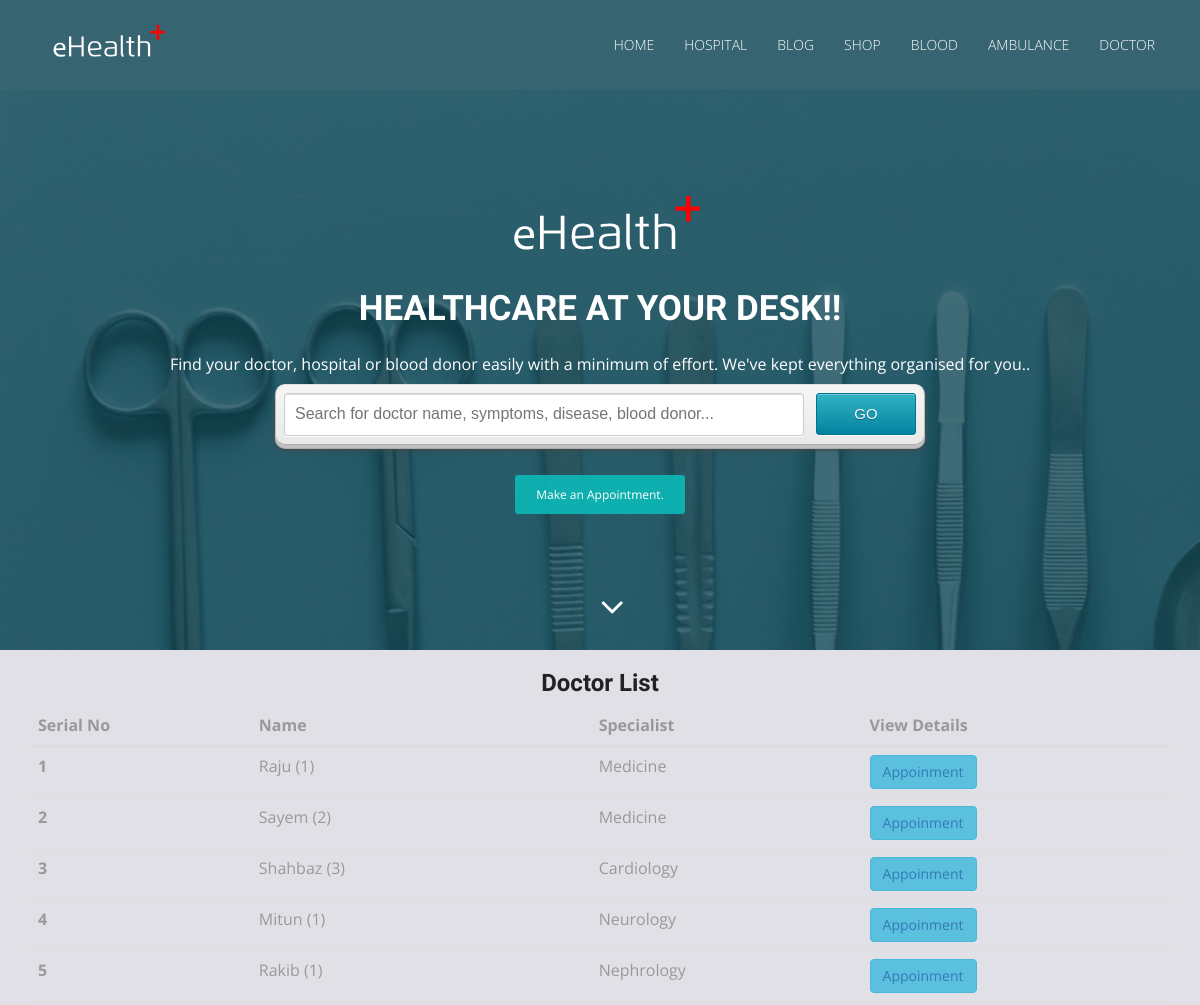
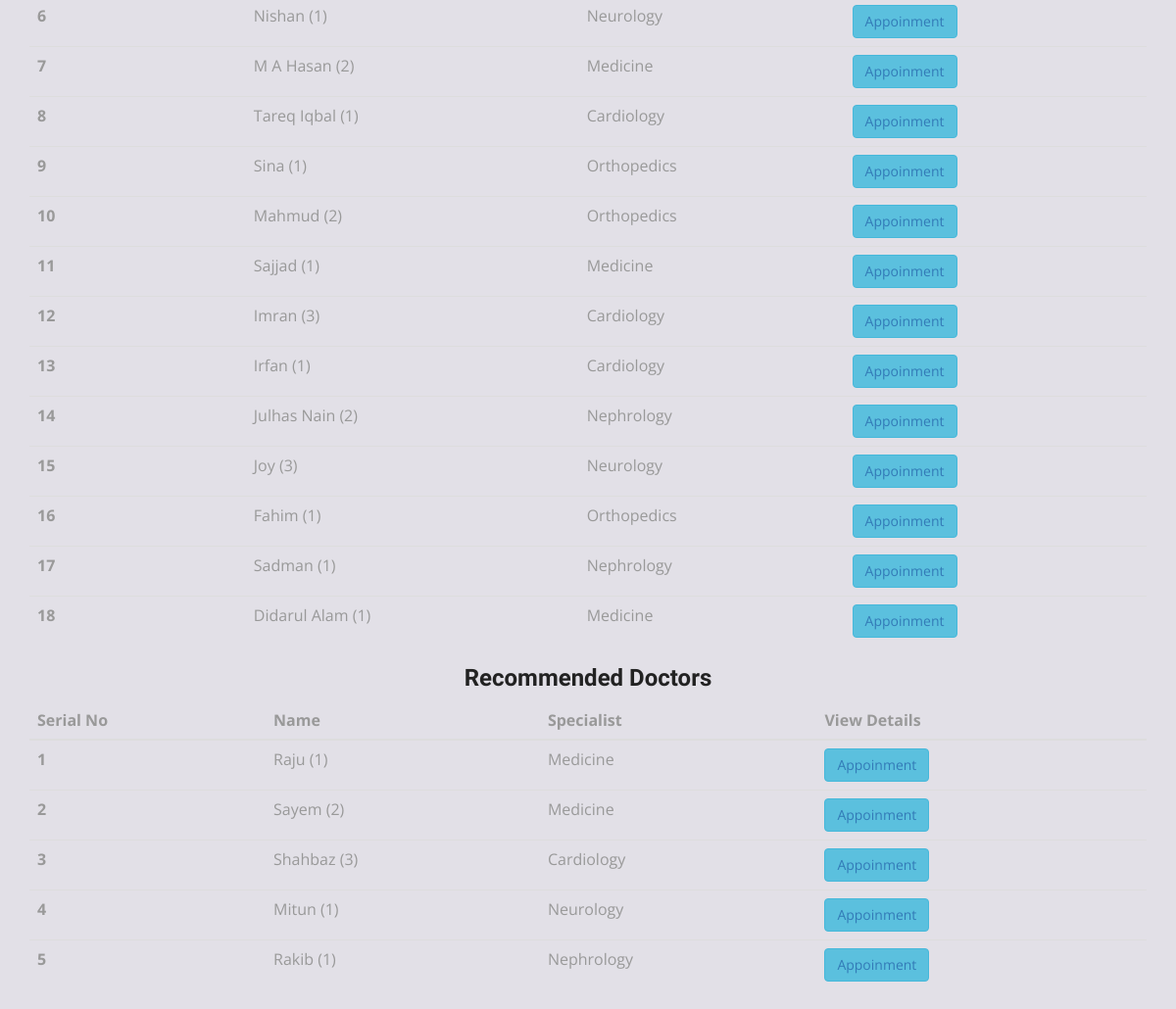
The page /index.php/welcome/omnisearch on the database its author committed (2 pictures, top to bottom).
### tables this page shows
CREATE TABLE `tbl_doctor` (
  `doc_id` int(11) NOT NULL,
  `hospital_id` int(11) NOT NULL,
  `doc_name` varchar(255) NOT NULL,
  `doc_image` text NOT NULL,
  `doc_email` varchar(255) NOT NULL,
  `doc_password` varchar(255) NOT NULL,
  `doc_mobile_no` varchar(16) NOT NULL,
  `doc_qualification` varchar(255) NOT NULL,
  `doc_designation` varchar(255) NOT NULL,
  `doc_bmdc` int(20) NOT NULL,
  `doc_category` varchar(255) NOT NULL,
  `symptoms` varchar(255) NOT NULL,
  `disease` varchar(255) NOT NULL,
  `doc_birth_date` date NOT NULL,
  `doc_join_date` date NOT NULL,
  `doc_chamber` varchar(255) NOT NULL,
  `doc_fee` int(100) NOT NULL,
  `doc_status` tinyint(3) NOT NULL
);

CREATE TABLE `tbl_dept` (
  `dept_id` int(11) NOT NULL,
  `dept_name` varchar(255) NOT NULL,
  `dept_desc` text NOT NULL,
  `dept_status` tinyint(3) NOT NULL
);

### application/controllers/Welcome.php (called while the page is built, shortened)
<?php
class Welcome extends CI_Controller
{
    public function __construct()
    {
        $this->load->model('welcome_model');
    }
    public function omnisearch()
    {
        $data = array();
        $data['query_string'] = $this->input->get('q', true);
        $query_string = strtolower($data['query_string']);
        if ($query_string == 'a+' || $query_string == 'a-' || $query_string == 'b+' || $query_string == 'b-'
            || $query_string == 'o+' || $query_string == 'o-' || $query_string == 'ab+' || $query_string == 'ab-'
        ) {
            $data['category'] = 1;
            $data['result_title'] = "Blood Donor Results for " . strtoupper($query_string);
            $data['results'] = $this->blood_donor->get_donors_by_blood_group($query_string);
        } else {
            $data['category'] = 2;
            $data['result_title'] = "Doctor List";
            $data['results'] = $this->doctor_model->get_doctors_for_query($query_string);
            $data['recommended_doctors'] = $this->doctor_model->get_recommended_doctors();
        }
        $this->load->view('pages/search_results_list', $data);
    }
}

### index.php (called while the page is built, shortened)
<?php
require_once BASEPATH.'core/CodeIgniter.php';

### application/models/Doctor_model.php (called while the page is built, shortened)
<?php
class Doctor_model extends CI_Model
{
    public function get_doctors_for_query($query)
    {
        $result = $this->db->query("SELECT
    IFNULL(AVG(tbl_rating.value),
    0) AS rating,
    COUNT(tbl_rating.rating_id) AS rating_count,
    tbl_doctor.*
FROM
    tbl_doctor
LEFT JOIN tbl_rating ON tbl_rating.doc_id = tbl_doctor.doc_id
WHERE tbl_doctor.doc_name LIKE '%$query%' OR tbl_doctor.symptoms LIKE '%$query%' OR tbl_doctor.disease LIKE '%$query%'
GROUP BY
    tbl_doctor.doc_id
ORDER BY
    rating
DESC")
            ->result();
        return $result;
    }
    public function get_recommended_doctors()
    {
        $result = $this->db->query('SELECT
    IFNULL(AVG(tbl_rating.value),
    0) AS rating,
    COUNT(tbl_rating.rating_id) AS rating_count,
    tbl_doctor.*
FROM
    tbl_doctor
LEFT JOIN tbl_rating ON tbl_rating.doc_id = tbl_doctor.doc_id
GROUP BY
    tbl_doctor.doc_id
ORDER BY
    rating
DESC
LIMIT 5')
            ->result();
        return $result;
    }
    public function get_dept_record($dept_id)
    {
        return $this->db->where('dept_id', $dept_id)->get('tbl_dept')->row();
    }
}

### application/views/pages/search_results_list.php (the view, shortened to what this page needs)
<!DOCTYPE html>
<html lang="en">
<head>
    <link rel="stylesheet" type="text/css" href="<?php echo base_url() ?>asset/css/font-awesome.min.css">
    <link rel="stylesheet" type="text/css" href="<?php echo base_url() ?>asset/css/bootstrap.min.css">
    <link rel="stylesheet" type="text/css" href="<?php echo base_url() ?>asset/css/style.css">
    <link href="<?php echo base_url() ?>asset/css/star-rating-svg.css" rel="stylesheet">
</head>
<body id="myPage" data-spy="scroll" data-target=".navbar" data-offset="60">
<section id="banner" class="banner">
    <div class="bg-color">
        <nav class="navbar navbar-default navbar-fixed-top">
            <div class="container">
                <div class="col-md-12">
                    <div class="navbar-header">
                        <a class="navbar-brand" href="<?php echo base_url() ?>"><img
                                    src="<?php echo base_url() ?>asset/img/logo.png" class="img-responsive"
                                    style="width: 140px; margin-top: -16px;"></a>
                    </div>
                    <div class="collapse navbar-collapse navbar-right" id="myNavbar">
                        <ul class="nav navbar-nav">
                            <li class=""><a href="<?php echo base_url() ?>">Home</a></li>
                            <li class=""><a href="<?php echo base_url('welcome/hospital_master') ?>">Hospital</a></li>
                            <li class=""><a href="#blog">Blog</a></li>
                            <li class=""><a href="#shop">Shop</a></li>
                            <li class=""><a href="<?php echo base_url('welcome/add_donor_master') ?>">Blood</a></li>
                            <li class=""><a href="<?php echo base_url('welcome/add_ambulance_master') ?>">Ambulance</a>
                            </li>
                            <li class=""><a href="<?php echo base_url('welcome/add_doctor_master') ?>">Doctor</a></li>
                        </ul>
                    </div>
                </div>
            </div>
        </nav>
        <div class="container">
            <div class="row">
                <div class="banner-info">
                    <div class="banner-logo text-center">
                        <img src="<?php echo base_url() ?>asset/img/logo.png" class="img-responsive">
                    </div>
                    <div class="banner-text text-center">
                        <h1 class="white">Healthcare at your desk!!</h1>
                        <p>Find your doctor, hospital or blood donor easily with a minimum of effort. We've kept
                            everything organised for you..</p>
                        <form class="form-wrapper" action="<?php echo base_url('welcome/omnisearch') ?>" method="GET">
                            <input name="q" value="<?php echo $query_string ?>" type="text" id="search"
                                   placeholder="Search for doctor name, symptoms, disease, blood donor..." required>
                            <input type="submit" value="go" id="submit">
                        </form>
                        <a href="<?php echo base_url('welcome/add_doctor_master') ?>" class="btn btn-appoint">Make an
                            Appointment.</a>
                    </div>
                    <div class="overlay-detail text-center">
                        <a href="#cta-3"><i class="fa fa-angle-down"></i></a>
                    </div>
                </div>
            </div>
        </div>
    </div>
</section>
<section id="cta-3">
    <div class="container">
        <h3 class="text-center"><?php echo $result_title ?></h3>
        <?php
        if ($category == 1) {
            ?>
            <table class="table table-dark">
                <thead>
                <tr>
                    <th scope="col">Serial No</th>
                    <th scope="col">Name</th>
                    <th scope="col">Mobile No</th>
                    <th scope="col">Address</th>
                </tr>
                </thead>
                <tbody>
                <?php
                $i = 1;
                foreach ($results as $result) {
                    ?>
                    <tr>
                        <th scope="row"><?php echo $i++ ?></th>
                        <td>
                            <?php echo $result->donor_name; ?>
                        </td>
                        <td>
                            <?php echo $result->donor_mobile_no; ?>
                        </td>
                        <td>
                            <?php echo $result->donor_address; ?>
                        </td>
                    </tr>
                <?php } ?>
                </tbody>
            </table>
        <?php } else { ?>
            <?php if (empty($results)) { ?>
                <p>No Result Found! :(</p>
            <?php } else { ?>
                <table class="table table-dark">
                    <thead>
                    <tr>
                        <th scope="col">Serial No</th>
                        <th scope="col">Name</th>
                        <th scope="col">Specialist</th>
                        <th scope="col">View Details</th>
                    </tr>
                    </thead>
                    <tbody>
                    <?php
                    $i = 1;
                    foreach ($results as $result) {
                        $dept = $this->doctor_model->get_dept_record($result->doc_category);
                        ?>
                        <a href="<?php echo base_url("welcome/add_doc_profile/$result->doc_id") ?>">
                            <tr>
                                <th scope="row"><?php echo $i++ ?></th>
                                <td>
                                    <?php echo $result->doc_name; ?>
                                    (<?php echo $result->rating_count ?>)
                                </td>
                                <td> <?php echo $dept->dept_name; ?></td>
                                <td>
                                    <button type="button" class="btn btn-info"><a
                                                href="<?php echo base_url("welcome/add_doc_profile/$result->doc_id") ?>"
                                                target="_blank">
                                            Appoinment</a></button>
                                </td>
                            </tr>
                        </a>
                    <?php }
                    ?>
                    </tbody>
                </table>
                <h3 class="text-center">Recommended Doctors</h3>
                <table class="table table-dark">
                    <thead>
                    <tr>
                        <th scope="col">Serial No</th>
                        <th scope="col">Name</th>
                        <th scope="col">Specialist</th>
                        <th scope="col">View Details</th>
                    </tr>
                    </thead>
                    <tbody>
                    <?php
                    $i = 1;
                    foreach ($recommended_doctors as $recommended_doctor) {
                        $dept = $this->doctor_model->get_dept_record($recommended_doctor->doc_category);
                        ?>
                        <a href="<?php echo base_url("welcome/add_doc_profile/$recommended_doctor->doc_id") ?>">
                            <tr>
                                <th scope="row"><?php echo $i++ ?></th>
                                <td>
                                    <?php echo $recommended_doctor->doc_name; ?>
                                    (<?php echo $recommended_doctor->rating_count ?>)
                                </td>
                                <td>
                                    <?php echo $dept->dept_name ?>
                                </td>
                                <td>
                                    <button type="button" class="btn btn-info"><a
                                                href="<?php echo base_url("welcome/add_doc_profile/$recommended_doctor->doc_id") ?>"
                                                target="_blank">
                                            Appoinment</a></button>
                                </td>
                            </tr>
                        </a>
                    <?php } ?>
                    </tbody>
                </table>
            <?php } ?>
        <?php } ?>
    </div>
</section>
</body>
</html>

### asset/css/style.css (style rules this page uses)
body { font-family: 'Open Sans', sans-serif; line-height: 20px; color: #999999; font-size: 300; font-size: 16px; }
ol, ul { list-style: none; }
table { border-collapse: collapse; border-spacing: 0; }
h1, h2, h3, h4, h5, h6 { font-family: 'Raleway', sans-serif; font-weight: 600; color: #222222; }
a, a:hover, a:focus, a:active { outline: none; }
.navbar { margin-bottom: 0px; border: 0px; }
.navbar { border-radius: 0px; }
.navbar-default { background-color: #366470; padding: 20px 0; transition: all 0.3s; }
.navbar-default { background-color: #366470; border: 0px; }
.navbar-brand { font-family: 'Chewy', cursive; font-size: 32px; }
.navbar-brand img { padding-top: 2px; width: 120px !important; }
.navbar-default .navbar-brand, .navbar-default .navbar-brand:hover, .navbar-default .navbar-brand:focus { color: cyan; }
.white, .white:hover, .white:focus { color: #fff; width: 100% !important; }
.navbar-default .navbar-nav > li > a { color: #fff ; text-transform: uppercase; font-size: 14px; font-weight: 300; }
#banner { background: url('../img/bg-banner.jpg') no-repeat fixed; background-size: cover; min-height: 650px; position: relative; }
.bg-color { background-color: RGBA(13, 70, 83, 0.78); min-height: 650px; }
.banner-info { padding-top: 190px; }
.banner-logo img { display: inline-block; }
.banner-text { color: #fff; }
.banner-text h1 { font-family: 'Candal', sans-serif; font-size: 35px; text-transform: uppercase; padding-bottom:15px; }
.btn-appoint, .btn-appoint:hover, .btn-appoint:focus { margin-top: 30px; padding: 10px 20px; font-size: 12px; background-color: rgba(12, 184, 182, 0.91); border-radius: 3px; color: #fff; }
.overlay-detail a i { text-align: center; position: absolute; bottom: 25px; font-size: 38px; color: #fff; margin: 0 auto; }
td { border: 0px solid #ededed; border-top: 1px solid rgba(216, 216, 216, 0.5); padding: 6px 10px 6px 0; }
#cta-3 { background-color: #E2E0E7; }
.white { color: #fff; }
.form-wrapper { margin-top: 25px; margin-bottom: 10px; }
.form-wrapper { background-color: #f6f6f6; background-image: -webkit-gradient(linear, left top, left bottom, from(#f6f6f6), to(#eae8e8)); background-image: -webkit-linear-gradient(top, #f6f6f6, #eae8e8); background-image: -moz-linear-gradient(top, #f6f6f6, #eae8e8); background-image: -ms-linear-gradient(top, #f6f6f6, #eae8e8); background-image: -o-linear-gradient(top, #f6f6f6, #eae8e8); background-image: linear-gradient(top, #f6f6f6, #eae8e8); border-color: #dedede #bababa #aaa #bababa; border-style: solid; border-width: 1px; -webkit-border-radius: 10px; -moz-border-radius: 10px; border-radius: 10px; -webkit-box-shadow: 0 3px 3px rgba(255,255,255,.1), 0 3px 0 #bbb, 0 4px 0 #aaa, 0 5px 5px #444; -moz-box-shadow: 0 3px 3px rgba(255,255,255,.1), 0 3px 0 #bbb, 0 4px 0 #aaa, 0 5px 5px #444; box-shadow: 0 3px 3px rgba(255,255,255,.1), 0 3px 0 #bbb, 0 4px 0 #aaa, 0 5px 5px #444; margin: 0px auto; overflow: hidden; padding: 8px; width: 650px; }
.form-wrapper #search { border: 1px solid #CCC; -webkit-box-shadow: 0 1px 1px #ddd inset, 0 1px 0 #FFF; -moz-box-shadow: 0 1px 1px #ddd inset, 0 1px 0 #FFF; box-shadow: 0 1px 1px #ddd inset, 0 1px 0 #FFF; -webkit-border-radius: 3px; -moz-border-radius: 3px; border-radius: 3px; color: #999; float: left; font: 16px Lucida Sans, Trebuchet MS, Tahoma, sans-serif; height: 43px; padding: 10px; width: 520px; }
.form-wrapper #submit { background-color: #0483a0; background-image: -webkit-gradient(linear, left top, left bottom, from(#31b2c3), to(#0483a0)); background-image: -webkit-linear-gradient(top, #31b2c3, #0483a0); background-image: -moz-linear-gradient(top, #31b2c3, #0483a0); background-image: -ms-linear-gradient(top, #31b2c3, #0483a0); background-image: -o-linear-gradient(top, #31b2c3, #0483a0); background-image: linear-gradient(top, #31b2c3, #0483a0); border: 1px solid #00748f; -moz-border-radius: 3px; -webkit-border-radius: 3px; border-radius: 3px; -webkit-box-shadow: 0 1px 0 rgba(255, 255, 255, 0.3) inset, 0 1px 0 #FFF; -moz-box-shadow: 0 1px 0 rgba(255, 255, 255, 0.3) inset, 0 1px 0 #FFF; box-shadow: 0 1px 0 rgba(255, 255, 255, 0.3) inset, 0 1px 0 #FFF; color: #fafafa; cursor: pointer; height: 42px; float: right; font: 15px Arial, Helvetica; padding: 0; text-transform: uppercase; text-shadow: 0 1px 0 rgba(0, 0 ,0, .3); width: 100px; }

### rows shown on the page
tbl_doctor: doc_name "Raju", rating_count "1", tbl_dept.dept_name "Medicine"
tbl_doctor: doc_name "Sayem", rating_count "2", tbl_dept.dept_name "Medicine"
tbl_doctor: doc_name "Shahbaz", rating_count "3", tbl_dept.dept_name "Cardiology"
tbl_doctor: doc_name "Mitun", rating_count "1", tbl_dept.dept_name "Neurology"
tbl_doctor: doc_name "Rakib", rating_count "1", tbl_dept.dept_name "Nephrology"
tbl_doctor: doc_name "Nishan", rating_count "1", tbl_dept.dept_name "Neurology"
tbl_doctor: doc_name "M A Hasan", rating_count "2", tbl_dept.dept_name "Medicine"
tbl_doctor: doc_name "Tareq Iqbal", rating_count "1", tbl_dept.dept_name "Cardiology"
tbl_doctor: doc_name "Sina", rating_count "1", tbl_dept.dept_name "Orthopedics"
tbl_doctor: doc_name "Mahmud", rating_count "2", tbl_dept.dept_name "Orthopedics"
tbl_doctor: doc_name "Sajjad", rating_count "1", tbl_dept.dept_name "Medicine"
tbl_doctor: doc_name "Imran", rating_count "3", tbl_dept.dept_name "Cardiology"
tbl_doctor: doc_name "Irfan", rating_count "1", tbl_dept.dept_name "Cardiology"
tbl_doctor: doc_name "Julhas Nain", rating_count "2", tbl_dept.dept_name "Nephrology"
tbl_doctor: doc_name "Joy", rating_count "3", tbl_dept.dept_name "Neurology"
tbl_doctor: doc_name "Fahim", rating_count "1", tbl_dept.dept_name "Orthopedics"
tbl_doctor: doc_name "Sadman", rating_count "1", tbl_dept.dept_name "Nephrology"
tbl_doctor: doc_name "Didarul Alam", rating_count "1", tbl_dept.dept_name "Medicine"

### other values the page prints
$result_title "Doctor List"
